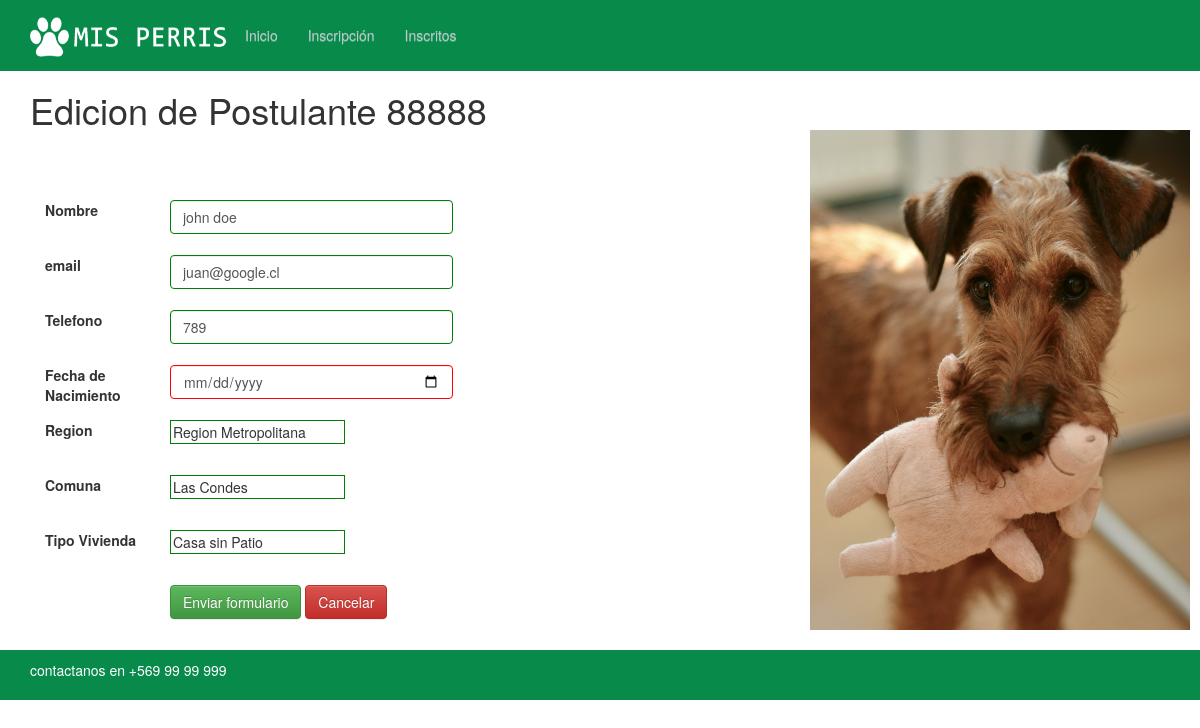
The page /registro/editar/88888 on the database its author committed.
### rescatados/models.py (models this page shows)
class Adoptante(models.Model):
    rut = models.IntegerField(primary_key=True)
    email = models.EmailField(max_length=70)
    nombre_full = models.CharField(max_length=100)
    fec_nac = models.DateField(help_text='Fecha de Nacimiento')
    fono = models.PositiveIntegerField(help_text='numero de Telefono')
    comuna = models.CharField(max_length=80)
    region = models.CharField(max_length=80)
    tipo_vivienda = models.CharField(max_length=80)

### rescatados/views.py (the view)
# urls.py: path('registro/editar/<int:id>', views.editar, name="editar"),
def editar(request, id):
    adoptante =Adoptante.objects.get(pk=id)
    return render(request, 'editar.html',{'adoptante': adoptante})

### rescatados/templates/editar.html (shortened to what this page needs)
{% load static %}
<html>
<head>
    <link rel="stylesheet" href="//maxcdn.bootstrapcdn.com/bootstrap/3.2.0/css/bootstrap.min.css">
    <link rel="stylesheet" href="//maxcdn.bootstrapcdn.com/bootstrap/3.2.0/css/bootstrap-theme.min.css">
    <link rel="stylesheet" type="text/css"href="{% static 'CSS/estilo.css' %}">
</head>
<nav class="navbar justify-content-end navbar-fixed-top">
    <div class="container">
        <div class="navbar-header">
            <a href="/" class="logo">
            <img src="/static/img/logo.png" style="width: 200px; height: 40px; margin-top: .5em"></a>
        </div>
        <div id="navbar" class="collapse navbar-collapse" color = #FFFF >
            <ul class="nav navbar-nav ">
                <li class="active"><a href="http://127.0.0.1:8000/">Inicio</a></li>
                <li><a href="http://127.0.0.1:8000/registro/">Inscripción</a></li>
                <li><a href="http://127.0.0.1:8000/registro/listar/">Inscritos</a></li>
            </ul>
        </div>
    </div>
</nav>
<body>
<div class="container">
    <div class="row" >
    <div class="col-md-8">
<h1>Edicion de Postulante {{adoptante.rut}}</h1>
    <form action="/registro/edicion/{{adoptante.rut}}" method="post">
        <br>
        <br>
        <br>
            <div class="form-group">
                <label for="nombre" class="col-sm-2 control-label">Nombre</label>
                <div class="col-sm-5">
                    <input type="text" class="form-control" name="nombre" id="nombre" pattern="{3,30}" title="solo letras, por favor ingresa tu nombre completo" value="{{adoptante.nombre_full}}" required="required">
                </div>
            </div>
            <br>
            <br>
            <div class="form-group">
                <label for="email" class="col-sm-2 control-label">email</label>
                <div class="col-sm-5">
                    <input type="email" class="form-control" name="email" id="email" pattern="[a-z0-9._%+-]+@[a-z0-9.-]+\.[a-z]{2,3}$" title="Tu E-Mail correcto" value="{{adoptante.email}}" required="required">
                </div>
            </div>
            <br>
            <br>
            <div class="form-group">
                <label for="telefono" class="col-sm-2 control-label">Telefono</label>
                <div class="col-sm-5">
                    <input type="number" class="form-control" name="telefono" id="telefono" placeholder="Tu número de teléfono" title="Tu teléfono correcto" pattern="{9}" value = "{{adoptante.fono}}"required="required">
                </div>
            </div>
            <br>
            <br>
        <div class="form-group">
            <label for="fecha" class="col-sm-2 control-label">Fecha de Nacimiento</label>
            <div class="col-sm-5">
                <input type="date" class="form-control" name="fecha" id="fecha" title="Fecha de Nacimiento" max="2000-01-01" value = {{adoptante.fec_nac}} required="required">
            </div>
            </div>
            <br>
            <br>
        <div class="form-group">
            <label for="region" class="col-sm-2 control-label">Region</label>
            <div class="col-sm-5">
                <input list="region" name="nom_reg" value = "{{adoptante.region}}" required="required">
            </div>
        </div>
        <br>
        <br>
                <div class="form-group">
            <label for="comuna" class="col-sm-2 control-label">Comuna</label>
            <div class="col-sm-5">
                <input list="comuna" name="nom_comuna" value = "{{adoptante.comuna}}" required="required">
            </div>
        </div>
        <br>
        <br>
            <div class="form-group">
            <label for="vivienda" class="col-sm-2 control-label">Tipo Vivienda</label>
            <div class="col-sm-5">
                <input list="vivienda" name="tipo_vivienda" value = "{{adoptante.tipo_vivienda}}" required="required">
            </div>
        </div>
        <br>
        <br>
        <div class="form-group">
            <div class="col-sm-offset-2 col-sm-10">
                <button type="submit" class="btn btn-success">Enviar formulario</button>
                <button type="button" class="btn btn-danger" onclick="window.location.href='//127.0.0.1:8000/'" >Cancelar</button>
            </div>
        </div>
</form>
    </div>
        <br><br><br>
        <div class="col-md-4">
            <img src="/static/img/rescatados/bigotes.jpg" border="1" alt="Este es el ejemplo de un texto alternativo" width="380" height="500">
        </div>
    </div>
</div>
 </body>
<br>
<footer >
    <div class="container">
            <p style="color:white;">contactanos en +569 99 99 999</p>
    </div>
</footer>
</body>
</html>

### rescatados/static/css/estilo.css (style rules this page uses)
body { padding-Top: 70px; }
.navbar { background-color: #088A4B; margin-top: 0; padding: 10px 10px 10px 10px; }
nav,footer { background-color: #088A4B; margin-top: 0; padding: 10px 10px 10px 10px; }
a { color: #BFC9CA; }
input:invalid { border: 1px solid red; }
input:valid { border: 1px solid green; }

### rows shown on the page
Adoptante: rut "88888", nombre "john doe", email "juan@google.cl", telefono "789", nom_reg "Region Metropolitana", nom_comuna "Las Condes", tipo_vivienda "Casa sin Patio"
